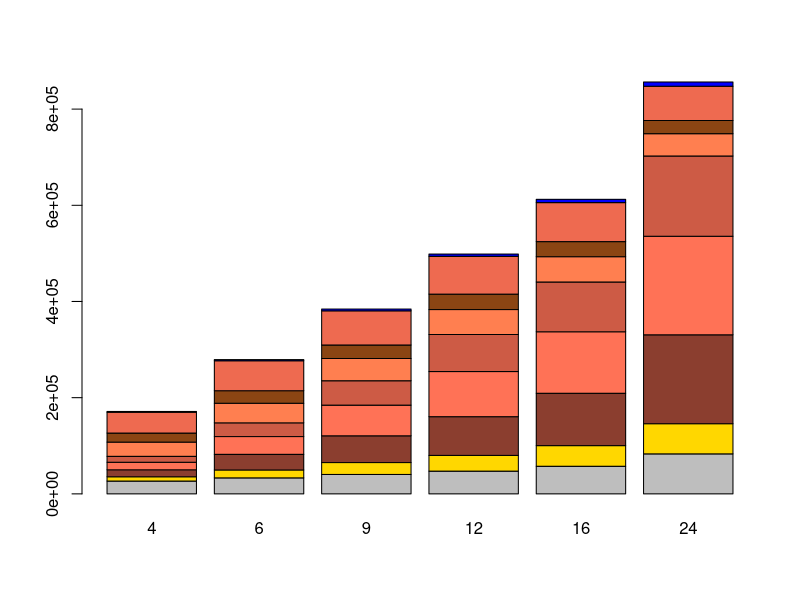

Generate this figure with R:
dat <- read.csv("../experiments/profile_results.txt", sep = ",")

rownames(dat) <- dat[,1]
dat <- dat[,-1]
colnames(dat) <- as.character(c(4,6,9,12,16,24))

total_remainder <- dat["total",] - dat["interval_list",]
interval_remainder <- dat["interval_list",] - colSums(dat[grep("\\.", rownames(dat)),])

dat <- rbind(total_remainder, interval_remainder, dat[-c(1,2),])

col_vec <- c("gray", "gold", "coral4", "coral1", "coral3", "coral", "chocolate4",
             "coral2", "blue")

dat <- as.table(as.matrix(dat))
barplot(dat, col = col_vec)
